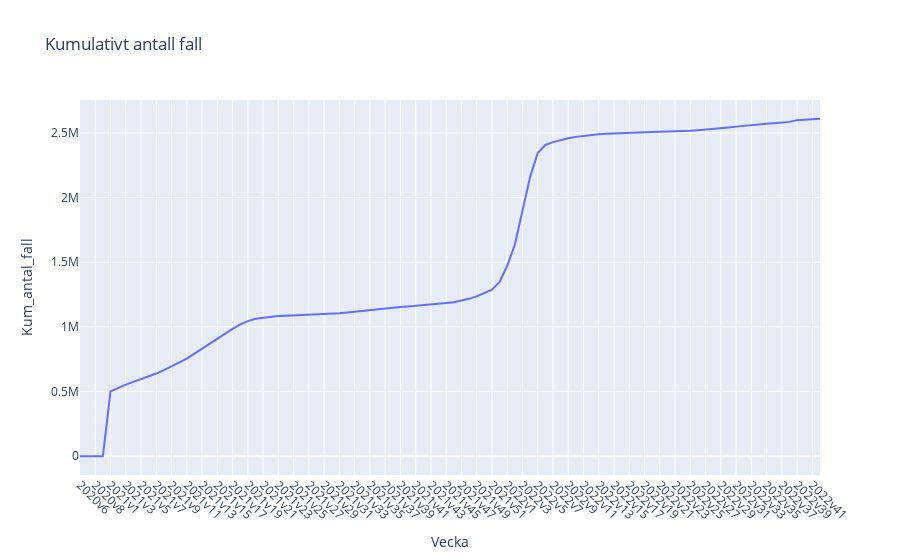

Write notebook code for a chart like this one.
### Code cell
# Line graph for kumulativt antall fall from 2020v6 to now (plotly)

start_week = "2020v6"
end_week = fhm_covid["Vecka"].max()

fhm_covid_filtered = fhm_covid[fhm_covid["Vecka"] >= start_week]

fig = px.line(fhm_covid_filtered, x="Vecka", y="Kum_antal_fall", title="Kumulativt antall fall")

fig.update_xaxes(tickangle=45)

fig.show()
